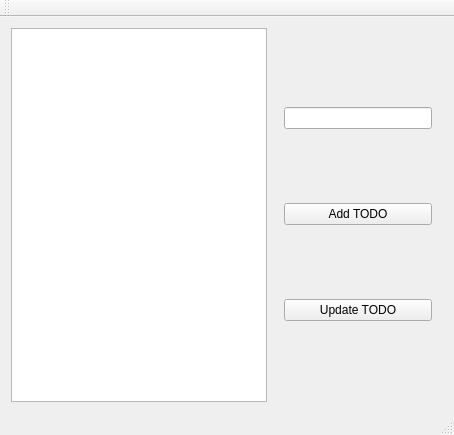
<?xml version="1.0" encoding="UTF-8"?>
<ui version="4.0">
 <class>MainWindow</class>
 <widget class="QMainWindow" name="MainWindow">
  <property name="geometry">
   <rect>
    <x>0</x>
    <y>0</y>
    <width>454</width>
    <height>435</height>
   </rect>
  </property>
  <property name="windowTitle">
   <string>TODO list</string>
  </property>
  <widget class="QWidget" name="centralWidget">
   <layout class="QHBoxLayout" name="horizontalLayout_2">
    <item>
     <widget class="QListWidget" name="listWidget"/>
    </item>
    <item>
     <widget class="QWidget" name="widget" native="true">
      <layout class="QVBoxLayout" name="verticalLayout">
       <item>
        <widget class="QLineEdit" name="lineEdit"/>
       </item>
       <item>
        <widget class="QPushButton" name="pushButton">
         <property name="text">
          <string>Add TODO</string>
         </property>
        </widget>
       </item>
       <item>
        <widget class="QPushButton" name="pushButton_2">
         <property name="text">
          <string>Update TODO</string>
         </property>
        </widget>
       </item>
      </layout>
     </widget>
    </item>
   </layout>
  </widget>
  <widget class="QMenuBar" name="menuBar">
   <property name="geometry">
    <rect>
     <x>0</x>
     <y>0</y>
     <width>454</width>
     <height>20</height>
    </rect>
   </property>
  </widget>
  <widget class="QToolBar" name="mainToolBar">
   <attribute name="toolBarArea">
    <enum>TopToolBarArea</enum>
   </attribute>
   <attribute name="toolBarBreak">
    <bool>false</bool>
   </attribute>
  </widget>
  <widget class="QStatusBar" name="statusBar"/>
 </widget>
 <layoutdefault spacing="6" margin="11"/>
 <resources/>
 <connections/>
</ui>
